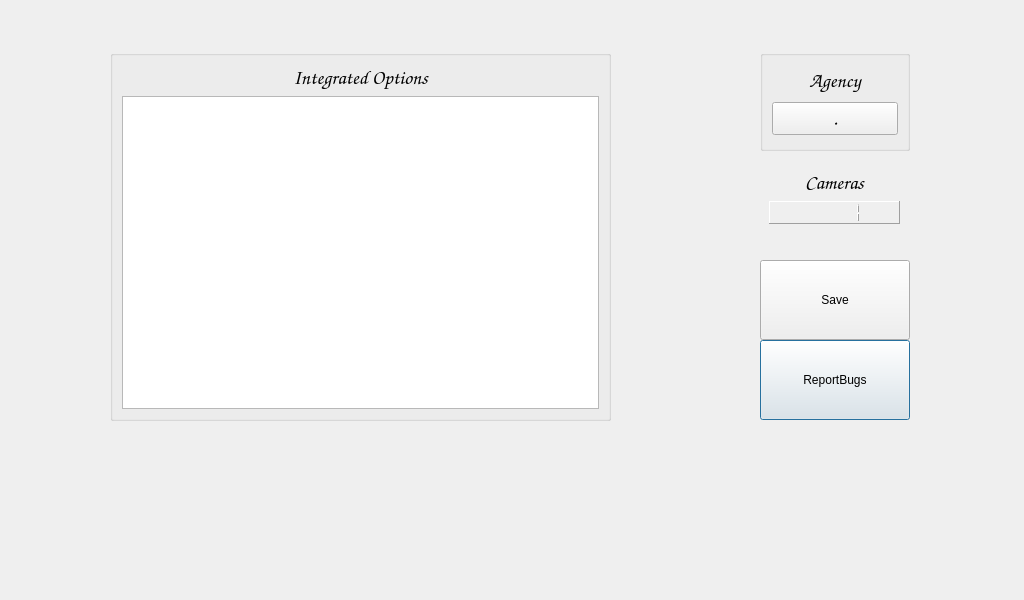
<?xml version="1.0" encoding="UTF-8"?>
<ui version="4.0">
 <class>CustomerDialog</class>
 <widget class="QDialog" name="CustomerDialog">
  <property name="geometry">
   <rect>
    <x>0</x>
    <y>0</y>
    <width>1024</width>
    <height>600</height>
   </rect>
  </property>
  <property name="windowTitle">
   <string>Dialog</string>
  </property>
  <widget class="QGroupBox" name="groupBox">
   <property name="geometry">
    <rect>
     <x>110</x>
     <y>50</y>
     <width>501</width>
     <height>371</height>
    </rect>
   </property>
   <property name="title">
    <string/>
   </property>
   <layout class="QVBoxLayout" name="verticalLayout">
    <item>
     <widget class="QLabel" name="label">
      <property name="font">
       <font>
        <family>Z003</family>
        <pointsize>15</pointsize>
        <italic>true</italic>
        <bold>true</bold>
       </font>
      </property>
      <property name="text">
       <string>Integrated Options</string>
      </property>
      <property name="alignment">
       <set>Qt::AlignCenter</set>
      </property>
     </widget>
    </item>
    <item>
     <widget class="QListWidget" name="listWidget">
      <property name="sizePolicy">
       <sizepolicy hsizetype="Expanding" vsizetype="Expanding">
        <horstretch>0</horstretch>
        <verstretch>0</verstretch>
       </sizepolicy>
      </property>
     </widget>
    </item>
   </layout>
  </widget>
  <widget class="QPushButton" name="reportButton">
   <property name="geometry">
    <rect>
     <x>760</x>
     <y>340</y>
     <width>150</width>
     <height>80</height>
    </rect>
   </property>
   <property name="sizePolicy">
    <sizepolicy hsizetype="MinimumExpanding" vsizetype="Preferred">
     <horstretch>0</horstretch>
     <verstretch>0</verstretch>
    </sizepolicy>
   </property>
   <property name="text">
    <string>ReportBugs</string>
   </property>
  </widget>
  <widget class="QPushButton" name="saveButton">
   <property name="geometry">
    <rect>
     <x>760</x>
     <y>260</y>
     <width>150</width>
     <height>80</height>
    </rect>
   </property>
   <property name="sizePolicy">
    <sizepolicy hsizetype="MinimumExpanding" vsizetype="Preferred">
     <horstretch>0</horstretch>
     <verstretch>0</verstretch>
    </sizepolicy>
   </property>
   <property name="text">
    <string>Save</string>
   </property>
  </widget>
  <widget class="QGroupBox" name="groupBox_2">
   <property name="geometry">
    <rect>
     <x>760</x>
     <y>50</y>
     <width>150</width>
     <height>101</height>
    </rect>
   </property>
   <property name="sizePolicy">
    <sizepolicy hsizetype="Expanding" vsizetype="Fixed">
     <horstretch>0</horstretch>
     <verstretch>0</verstretch>
    </sizepolicy>
   </property>
   <property name="font">
    <font>
     <family>Z003</family>
     <pointsize>15</pointsize>
     <italic>true</italic>
     <bold>true</bold>
    </font>
   </property>
   <property name="layoutDirection">
    <enum>Qt::LeftToRight</enum>
   </property>
   <property name="autoFillBackground">
    <bool>false</bool>
   </property>
   <property name="title">
    <string/>
   </property>
   <property name="alignment">
    <set>Qt::AlignCenter</set>
   </property>
   <layout class="QVBoxLayout" name="verticalLayout_2">
    <item>
     <widget class="QLabel" name="label_2">
      <property name="sizePolicy">
       <sizepolicy hsizetype="Preferred" vsizetype="Fixed">
        <horstretch>0</horstretch>
        <verstretch>0</verstretch>
       </sizepolicy>
      </property>
      <property name="font">
       <font>
        <family>Z003</family>
        <pointsize>15</pointsize>
        <italic>true</italic>
        <bold>true</bold>
       </font>
      </property>
      <property name="text">
       <string>Agency</string>
      </property>
      <property name="alignment">
       <set>Qt::AlignCenter</set>
      </property>
     </widget>
    </item>
    <item>
     <widget class="QPushButton" name="programmerButton">
      <property name="sizePolicy">
       <sizepolicy hsizetype="Minimum" vsizetype="Fixed">
        <horstretch>0</horstretch>
        <verstretch>0</verstretch>
       </sizepolicy>
      </property>
      <property name="text">
       <string>.</string>
      </property>
      <property name="iconSize">
       <size>
        <width>16</width>
        <height>16</height>
       </size>
      </property>
      <property name="autoRepeatDelay">
       <number>300</number>
      </property>
     </widget>
    </item>
   </layout>
  </widget>
  <widget class="QWidget" name="layoutWidget">
   <property name="geometry">
    <rect>
     <x>769</x>
     <y>170</y>
     <width>131</width>
     <height>56</height>
    </rect>
   </property>
   <layout class="QVBoxLayout" name="verticalLayout_3">
    <item>
     <widget class="QLabel" name="label_5">
      <property name="sizePolicy">
       <sizepolicy hsizetype="Expanding" vsizetype="Fixed">
        <horstretch>0</horstretch>
        <verstretch>0</verstretch>
       </sizepolicy>
      </property>
      <property name="font">
       <font>
        <family>Z003</family>
        <pointsize>15</pointsize>
        <italic>true</italic>
        <bold>true</bold>
       </font>
      </property>
      <property name="text">
       <string>Cameras</string>
      </property>
      <property name="alignment">
       <set>Qt::AlignCenter</set>
      </property>
     </widget>
    </item>
    <item>
     <widget class="QLCDNumber" name="lcdNumber">
      <property name="sizePolicy">
       <sizepolicy hsizetype="Expanding" vsizetype="Fixed">
        <horstretch>0</horstretch>
        <verstretch>0</verstretch>
       </sizepolicy>
      </property>
      <property name="font">
       <font>
        <family>Z003</family>
        <pointsize>15</pointsize>
        <italic>true</italic>
        <bold>true</bold>
       </font>
      </property>
      <property name="acceptDrops">
       <bool>false</bool>
      </property>
      <property name="layoutDirection">
       <enum>Qt::LeftToRight</enum>
      </property>
      <property name="frameShape">
       <enum>QFrame::Panel</enum>
      </property>
      <property name="frameShadow">
       <enum>QFrame::Raised</enum>
      </property>
      <property name="value" stdset="0">
       <double>1.000000000000000</double>
      </property>
      <property name="intValue" stdset="0">
       <number>1</number>
      </property>
     </widget>
    </item>
   </layout>
  </widget>
 </widget>
 <resources/>
 <connections/>
</ui>
